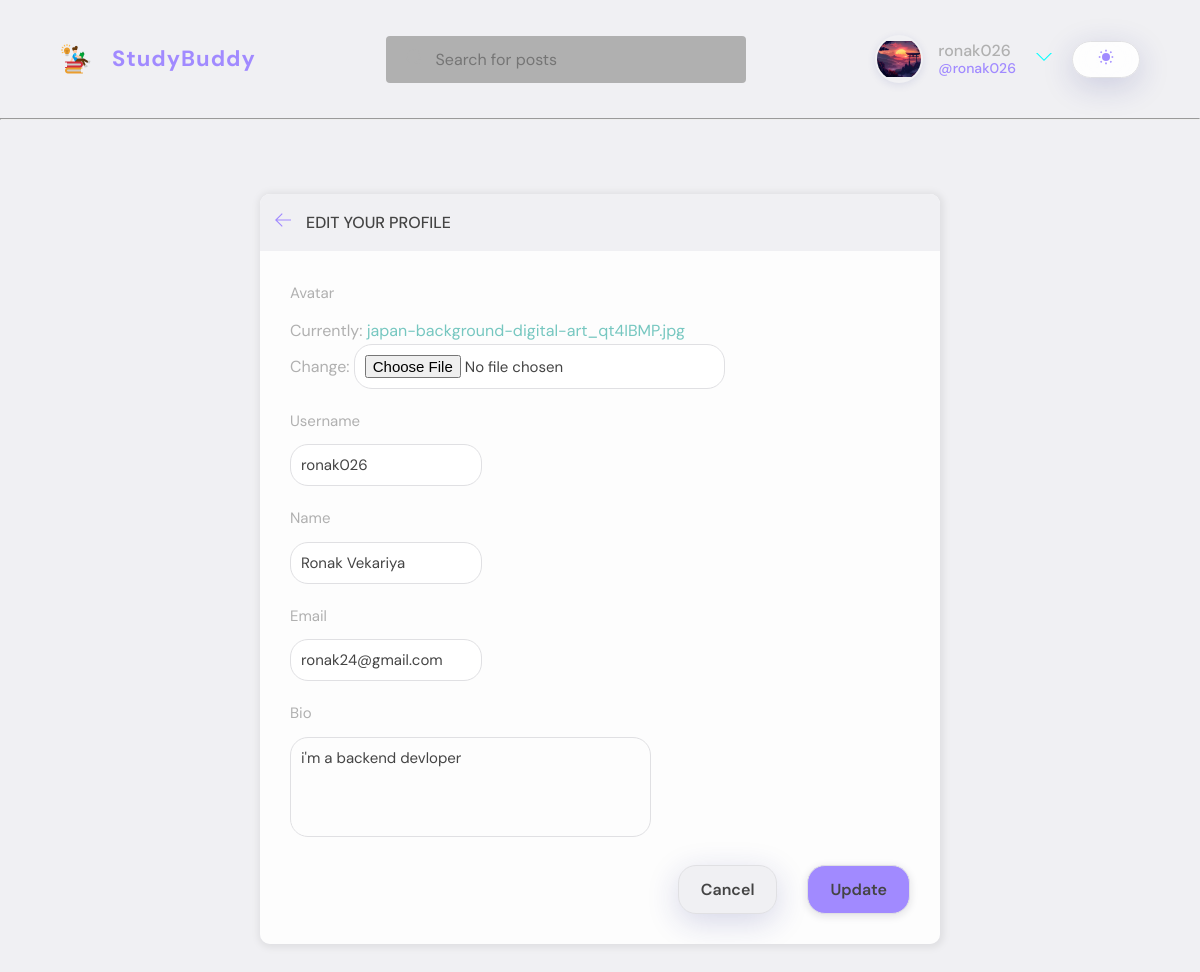
The page /update-user/ (signed in) on the database its author committed.
### base/models.py (models this page shows)
class User(AbstractUser):
    name = models.CharField(max_length=200, null=True)
    email = models.EmailField(unique=True, null=True)
    bio=models.TextField(null=True)
    avatar=models.ImageField(null=True, default="luffy.jpg")
    USERNAME_FIELD='email'
    REQUIRED_FIELDS=[]

### base/views.py (the view)
# urls.py: path('update-user/',views.updateUser, name='update-user'),
@login_required(login_url="login")
def updateUser(request):
    user = request.user
    form = UserForm(instance=user)
    if request.method == "POST":
        form = UserForm(request.POST, request.FILES, instance=user)
        if form.is_valid():
            form.save()
            return redirect("user-profile", pk=user.id)
    return render(request, "base/update-user.html", {"form": form})

### base/forms.py
class UserForm(ModelForm):
    class Meta:
        model = User
        fields = ['avatar','username','name','email','bio']

### base/templates/base/update-user.html (shortened to what this page needs)
{% extends 'main.html' %}
{% block start %}
<main class="update-account layout">
  <div class="container">
    <div class="layout__box" style="margin-top: 50;">
      <div class="layout__boxHeader">
        <div class="layout__boxTitle">
          <a href="{% url 'home' %}">
            <svg version="1.1" xmlns="http://www.w3.org/2000/svg" width="32" height="32" viewBox="0 0 32 32">
              <title>arrow-left</title>
              <path
                d="M13.723 2.286l-13.723 13.714 13.719 13.714 1.616-1.611-10.96-10.96h27.625v-2.286h-27.625l10.965-10.965-1.616-1.607z">
              </path>
            </svg>
          </a>
          <h3>Edit your profile</h3>
        </div>
      </div>
      <div class="layout__body">
        <form class="form" action="" method="POST" enctype="multipart/form-data">
          {% for field in form %}
          <div class="form__group">
            <label for="profile__pic">{{field.label}}</label>
            {{field}}
          </div>
          {% endfor %}
          <div class="form__action">
            <a class="btn btn--dark" href="{% url 'home' %}">Cancel</a>
            <button class="btn btn--main" type="submit">Update</button>
          </div>
        </form>
      </div>
    </div>
  </div>
  </div>
{% endblock %}

### templates/negbr.html (shortened to what this page needs)
{% load static %}
<header class="header header--loggedIn">
    <div class="container">
        <a href="{% url 'home' %}" class="header__logo">
            <img src="{% static 'images/reading.png' %}" />
            <h1>StudyBuddy</h1>
        </a>
        <form class="header__search" method="GET" action="{% url 'home' %}">
            <label>
                <input name="q" placeholder="Search for posts" />
            </label>
        </form>
        <nav class="header__menu">
      {% if request.user.is_authenticated %}
      <div class="header__user">
        <a href="{% url 'user-profile' request.user.id%}">
          <div class="avatar avatar--medium active">
            <img src="{{request.user.avatar.url}}" />
          </div>
          <p>
            {{request.user.username}} <span>@{{request.user.username}}</span>
          </p>
        </a>
        <button class="dropdown-button">
          <svg
            version="1.1"
            xmlns="http://www.w3.org/2000/svg"
            width="32"
            height="32"
            viewBox="0 0 32 32"
          >
            <title>chevron-down</title>
            <path d="M16 21l-13-13h-3l16 16 16-16h-3l-13 13z"></path>
          </svg>
        </button>
      </div>
      <button id="theme-toggle" class="btn btn--pill" title="Toggle theme">
        <span id="theme-sun" style="display: inline;">
        </span>
      </button>
      {% endif %}
  </div>
</header>
<hr/>

### rows shown on the page
User: user.avatar (picture), user.username "ronak026", form "ronak026" "Ronak Vekariya" "ronak24@gmail.com" "i'm a backend devloper"

### other values the page prints
{{ field.label }} "Avatar" "Username" "Name" "Email" "Bio"
